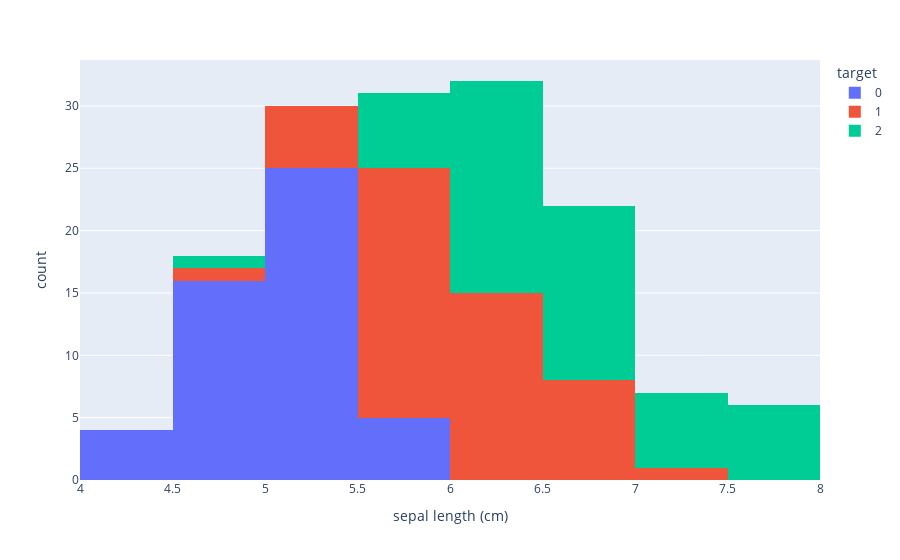

Notebook code cell kept with this figure:
### Markdown cell above
### Посмотрим на `plotly.express`

### Code cell
px.histogram(data_frame=XX,x='sepal length (cm)',color='target')

### Figure 1 — Plotly figure (JSON) as saved in the notebook; plotly's stock layout.template omitted (floating-point values rounded to 4 significant figures)
{"data": [{"alignmentgroup": "True", "bingroup": "x", "hovertemplate": "target=0<br>sepal length (cm)=%{x}<br>count=%{y}<extra></extra>", "legendgroup": "0", "marker": {"color": "#636efa", "pattern": {"shape": ""}}, "name": "0", "offsetgroup": "0", "orientation": "v", "showlegend": true, "type": "histogram", "x": [5.1, 4.9, 4.7, 4.6, 5, 5.4, 4.6, 5, 4.4, 4.9, 5.4, 4.8, 4.8, 4.3, 5.8, 5.7, 5.4, 5.1, 5.7, 5.1, 5.4, 5.1, 4.6, 5.1, 4.8, 5, 5, 5.2, 5.2, 4.7, 4.8, 5.4, 5.2, 5.5, 4.9, 5, 5.5, 4.9, 4.4, 5.1, 5, 4.5, 4.4, 5, 5.1, 4.8, 5.1, 4.6, 5.3, 5], "xaxis": "x", "yaxis": "y"}, {"alignmentgroup": "True", "bingroup": "x", "hovertemplate": "target=1<br>sepal length (cm)=%{x}<br>count=%{y}<extra></extra>", "legendgroup": "1", "marker": {"color": "#EF553B", "pattern": {"shape": ""}}, "name": "1", "offsetgroup": "1", "orientation": "v", "showlegend": true, "type": "histogram", "x": [7, 6.4, 6.9, 5.5, 6.5, 5.7, 6.3, 4.9, 6.6, 5.2, 5, 5.9, 6, 6.1, 5.6, 6.7, 5.6, 5.8, 6.2, 5.6, 5.9, 6.1, 6.3, 6.1, 6.4, 6.6, 6.8, 6.7, 6, 5.7, 5.5, 5.5, 5.8, 6, 5.4, 6, 6.7, 6.3, 5.6, 5.5, 5.5, 6.1, 5.8, 5, 5.6, 5.7, 5.7, 6.2, 5.1, 5.7], "xaxis": "x", "yaxis": "y"}, {"alignmentgroup": "True", "bingroup": "x", "hovertemplate": "target=2<br>sepal length (cm)=%{x}<br>count=%{y}<extra></extra>", "legendgroup": "2", "marker": {"color": "#00cc96", "pattern": {"shape": ""}}, "name": "2", "offsetgroup": "2", "orientation": "v", "showlegend": true, "type": "histogram", "x": [6.3, 5.8, 7.1, 6.3, 6.5, 7.6, 4.9, 7.3, 6.7, 7.2, 6.5, 6.4, 6.8, 5.7, 5.8, 6.4, 6.5, 7.7, 7.7, 6, 6.9, 5.6, 7.7, 6.3, 6.7, 7.2, 6.2, 6.1, 6.4, 7.2, 7.4, 7.9, 6.4, 6.3, 6.1, 7.7, 6.3, 6.4, 6, 6.9, 6.7, 6.9, 5.8, 6.8, 6.7, 6.7, 6.3, 6.5, 6.2, 5.9], "xaxis": "x", "yaxis": "y"}], "layout": {"barmode": "relative", "legend": {"title": {"text": "target"}, "tracegroupgap": 0}, "margin": {"t": 60}, "xaxis": {"anchor": "y", "domain": [0, 1], "title": {"text": "sepal length (cm)"}}, "yaxis": {"anchor": "x", "domain": [0, 1], "title": {"text": "count"}}}}
